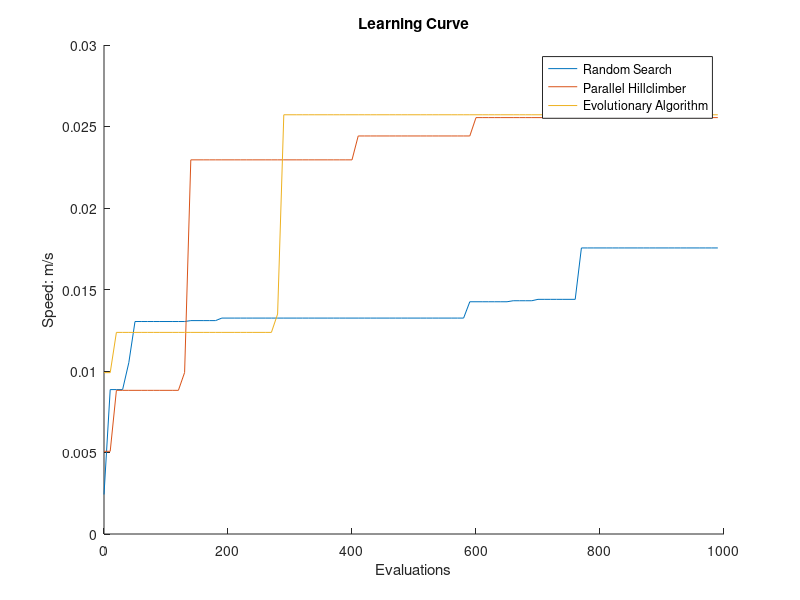

Write MATLAB code to recreate this figure.
%delimeterIn='';
rand = importdata("random_search_lc.txt");%, delimeterIn);
disp(rand)
hill = importdata("hill_climber_lc.txt");%, delimeterIn);
ev = importdata("ev_search_lc.txt");%, delimeterIn);

hold on

plot(rand(:,1), rand(:,2), 'DisplayName', 'Random Search');
plot(hill(:,1), hill(:,2), 'DisplayName', 'Parallel Hillclimber');
plot(ev(:,1), ev(:,2), 'DisplayName', 'Evolutionary Algorithm');

legend('AutoUpdate', 'off');

xlabel('Evaluations');
ylabel('Speed: m/s');
title('Learning Curve');